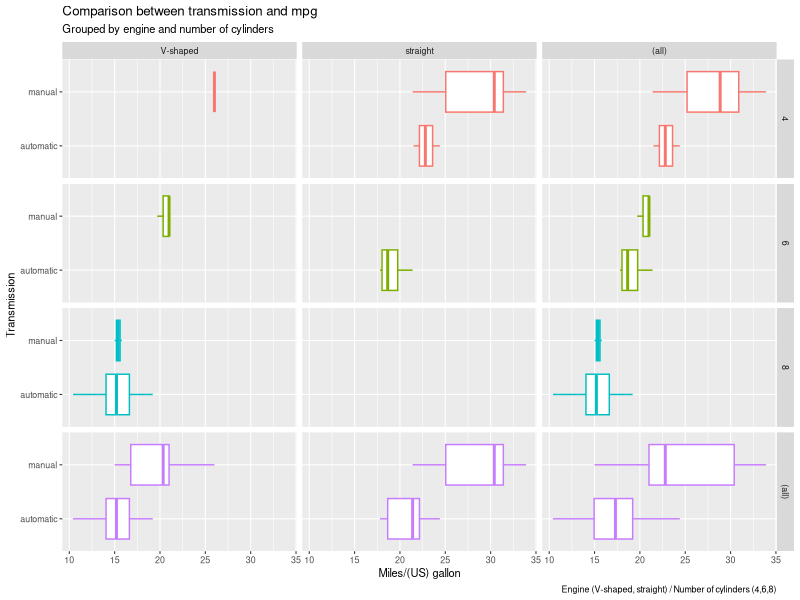
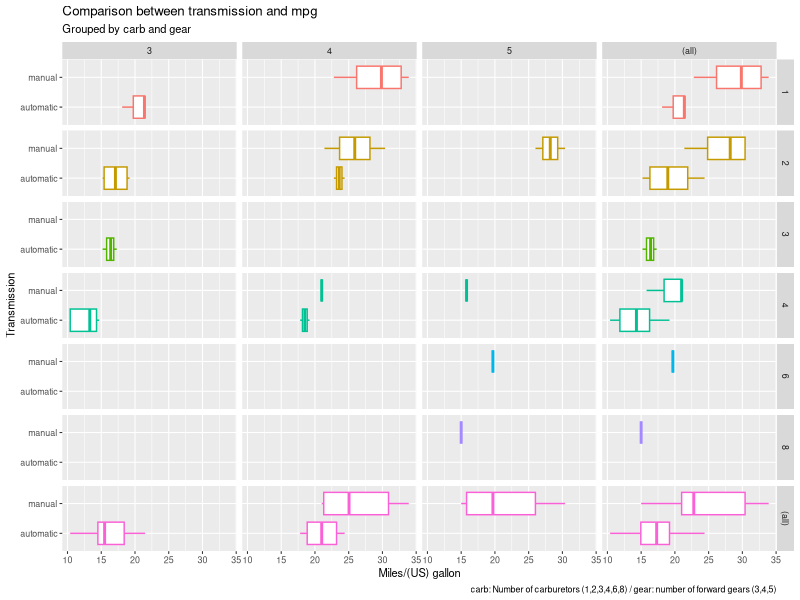
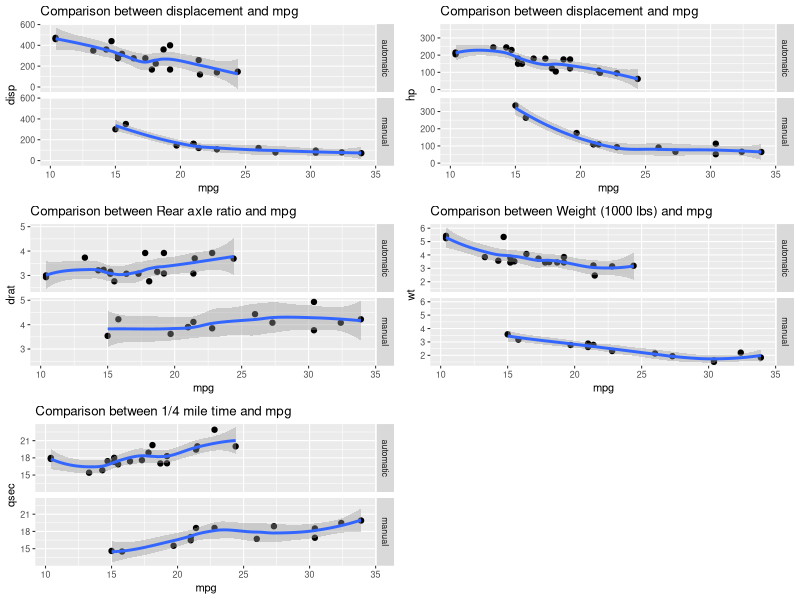
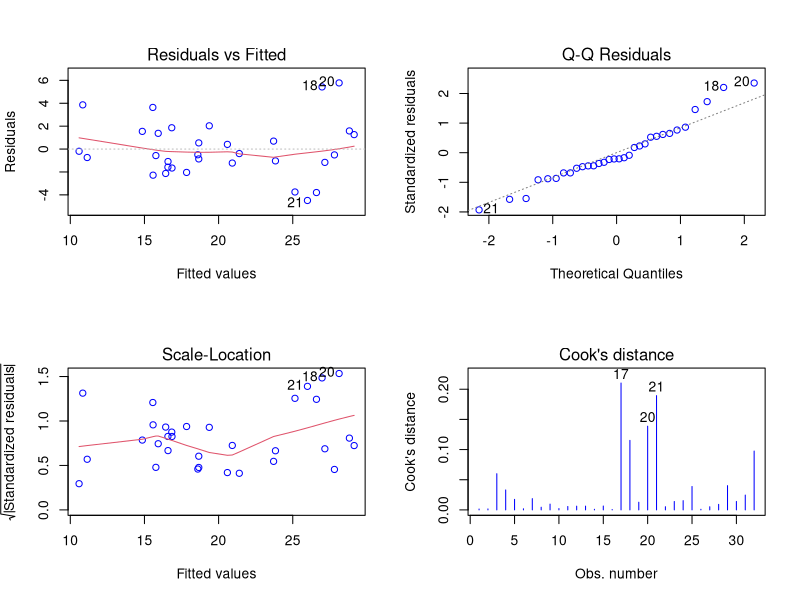
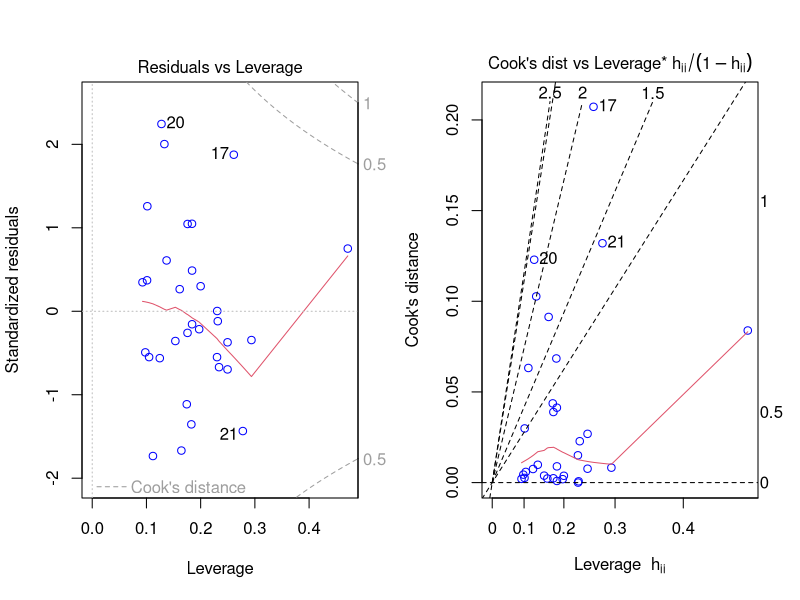

The R script that drew these images, in order:
## ---- chunk 1
knitr::opts_chunk$set(echo = TRUE)
## ---- chunk 2
#libraries
library(dplyr)
library(tidyr)
library(ggplot2)
library(gridExtra)
library(datasets)
library(car)
## ---- chunk 3
data("mtcars") #Loading the data
str(mtcars) 
## ---- chunk 4
## grouping
by_am_vs_cyl_gear_carb <- group_by(mtcars, am = factor(am, labels = c("automatic", "manual")), vs = factor(vs, labels = c("V-shaped", "straight")), cyl=factor(cyl), gear=factor(gear), carb=factor(carb))

by_am <- group_by(mtcars, am = factor(am, labels = c("automatic", "manual")))
mtcars_am_wt <- summarize(by_am, mpg_mean=mean(mpg), wt_mean=mean(wt), disp_mean=mean(disp), hp_mean=mean(hp), drat_mean=mean(drat), qsec_mean=mean(qsec))
                  
# Graph plot1
theme_set(theme_gray(base_size = 8))
plot1 <- ggplot(by_am_vs_cyl_gear_carb, aes(x = mpg, y=am, color=cyl))+ geom_boxplot(outlier.colour = "black", outlier.shape = 1) + facet_grid(cyl~vs, margins = TRUE)+ labs(title = "Comparison between transmission and mpg",subtitle = "Grouped by engine and number of cylinders") + labs(x="Miles/(US) gallon", y= "Transmission", caption = "Engine (V-shaped, straight) / Number of cylinders (4,6,8)") + theme(legend.position="none")

# Graph plot2
theme_set(theme_gray(base_size = 8))
plot2 <- ggplot(by_am_vs_cyl_gear_carb, aes(x = mpg, y=am, color=carb))+ geom_boxplot(outlier.colour = "black", outlier.shape = 1) + facet_grid(carb~gear, margins = TRUE)+ labs(title = "Comparison between transmission and mpg",subtitle = "Grouped by carb and gear") + labs(x="Miles/(US) gallon", y= "Transmission", caption = "carb: Number of carburetors (1,2,3,4,6,8) / gear: number of forward gears (3,4,5)") + theme(legend.position="none")

#Graph plot3-7 Continuous variables vs mpg
plot3 <- ggplot(by_am_vs_cyl_gear_carb, aes(x = mpg, y=disp))+ geom_point()+ facet_grid(am~., margins = FALSE)+geom_smooth() + labs(title = "Comparison between displacement and mpg")
plot4 <- ggplot(by_am_vs_cyl_gear_carb, aes(x = mpg, y=hp))+ geom_point()+ facet_grid(am~., margins = FALSE)+geom_smooth() + labs(title = "Comparison between gross horsepower and mpg") + labs(title = "Comparison between displacement and mpg")
plot5 <- ggplot(by_am_vs_cyl_gear_carb, aes(x = mpg, y=drat))+ geom_point()+ facet_grid(am~., margins = FALSE)+geom_smooth() + labs(title = "Comparison between Rear axle ratio and mpg")
plot6 <- ggplot(by_am_vs_cyl_gear_carb, aes(x = mpg, y=wt))+ geom_point()+ facet_grid(am~., margins = FALSE)+geom_smooth() + labs(title = "Comparison between Weight (1000 lbs) and mpg")
plot7 <- ggplot(by_am_vs_cyl_gear_carb, aes(x = mpg, y=qsec))+ geom_point()+ facet_grid(am~., margins = FALSE)+geom_smooth() + labs(title = "Comparison between 1/4 mile time and mpg")


grid.arrange(plot1, nrow=1)
grid.arrange(plot2, nrow=1)
grid.arrange(plot3,plot4, plot5,plot6, plot7, nrow=3, ncol=2)
## ---- chunk 5
mtcars_am_wt
t.test(by_am_vs_cyl_gear_carb$mpg[by_am_vs_cyl_gear_carb$am=="automatic"], by_am_vs_cyl_gear_carb$mpg[by_am_vs_cyl_gear_carb$am=="manual"], alternative = "less", var.equal = FALSE, paired=FALSE)

t.test(by_am_vs_cyl_gear_carb$wt[by_am_vs_cyl_gear_carb$am=="automatic"], by_am_vs_cyl_gear_carb$wt[by_am_vs_cyl_gear_carb$am=="manual"], alternative = "greater", var.equal = FALSE, paired= FALSE)
## ---- chunk 6
fit1 <- lm(mpg ~ am, data=by_am_vs_cyl_gear_carb)
fit2 <- lm(mpg ~ am + wt, data=by_am_vs_cyl_gear_carb)
fit3 <- lm(mpg ~ am + wt + disp , data=by_am_vs_cyl_gear_carb)
fit4 <- lm(mpg ~ am + wt + cyl , data=by_am_vs_cyl_gear_carb)
fit5 <- lm(mpg ~ am + wt + disp + cyl , data=by_am_vs_cyl_gear_carb)
fit6 <- lm(mpg ~ am + wt + cyl + carb, data=by_am_vs_cyl_gear_carb)
fit7 <- lm(mpg ~ am + wt + cyl + gear, data=by_am_vs_cyl_gear_carb)
fit8 <- lm(mpg ~ am + wt + cyl + hp, data=by_am_vs_cyl_gear_carb)
fit9 <- lm(mpg ~ am + wt + cyl + vs, data=by_am_vs_cyl_gear_carb)
fit10 <- lm(mpg ~ am + wt + cyl + drat, data=by_am_vs_cyl_gear_carb)
fit11 <- lm(mpg ~ am + wt + cyl + qsec, data=by_am_vs_cyl_gear_carb)
fit12 <- lm(mpg ~ ., data=by_am_vs_cyl_gear_carb)
## ---- chunk 7
anova(fit1, fit2)
anova(fit2, fit3)
anova(fit2, fit4)
anova(fit4, fit5)
anova(fit4, fit6)
anova(fit4, fit7)
anova(fit4, fit8)
anova(fit8, fit9)
anova(fit8, fit10)
anova(fit8, fit11)
anova(fit8, fit12)
## ---- chunk 8
paste("VIF - FIT4")
vif(fit4)
paste("VIF - FIT8")
vif(fit8)
## ---- chunk 9
summary(fit1)
confint(fit1)
## ---- chunk 10
summary(fit4)
confint(fit4)
## ---- chunk 11
# Residuals, variation, diagnostics, influential, high leverage and outlying
par(mfrow=c(2,2))
plot(fit4, which = 1:4, cex.id = 1, col="blue")
## ---- chunk 12
# Residuals, variation, diagnostics, influential, high leverage and outlying
par(mfrow=c(1,2))
plot(fit8, which = 5:6, cex.id = 1, col="blue")
